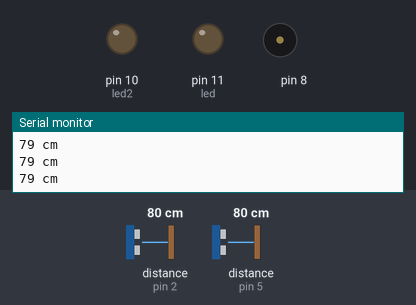
Recording of a sketch running on a simulated Arduino Uno, built with avr-gcc and run on an emulated ATmega328P. Shown: output pins drawn as LEDs (lit = HIGH), buzzer (waves = sounding), the last lines printed to the serial monitor. Wiring (inferred from the names in the program): 2 × ultrasonic range finder: trigger pin 3, echo pin 2 / trigger pin 6, echo pin 5. The inputs (shaded band) are chosen by the test bench; at power-on: distance to the obstacle (sensors on pin 2, pin 5) 80 cm. The echo pulse lasts 58.3 µs per cm; pins used as bus, display or sensor lines are not drawn.

Above: at 1.3 s.
1.4 s: distance to the obstacle (sensor on pin 2) set to 38 cm
2.9 s: distance to the obstacle (sensor on pin 2) set to 33 cm
At 3.21 s:
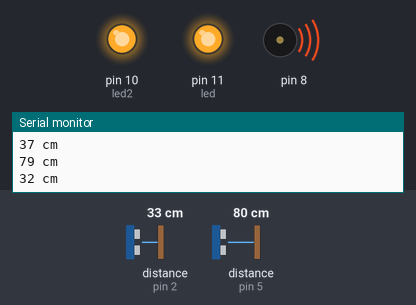
5.9 s: distance to the obstacle (sensor on pin 5) set to 194 cm
8.9 s: distance to the obstacle (sensor on pin 5) set to 203 cm
Timing chart, 0 to 12.9 s (numbered marks = the images above; inputs shaded):
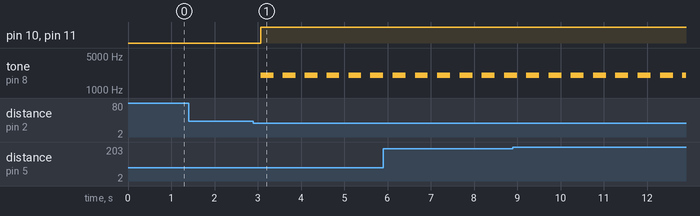

The sketch:

UltraSonic_Sensor.ino
```cpp
#define trigPin 6
#define echoPin 5
#define trigPin2 3
#define echoPin2 2
#define led 11
#define led2 10

void setup() {
  Serial.begin (9600);
  pinMode(trigPin, OUTPUT);
  pinMode(echoPin, INPUT);
  pinMode(trigPin2, OUTPUT);
  pinMode(echoPin2, INPUT);
  pinMode(led, OUTPUT);
  pinMode(led2, OUTPUT);
}

void loop() {
  long duration, distance;
  digitalWrite(trigPin, LOW);  // Added this line
  delayMicroseconds(2); // Added this line
  digitalWrite(trigPin, HIGH);
//  delayMicroseconds(1000); - Removed this line
  delayMicroseconds(10); // Added this line
  digitalWrite(trigPin, LOW);
  duration = pulseIn(echoPin, HIGH);
  distance = (duration/2) / 29.1;

  long duration2, distance2;
  digitalWrite(trigPin2, LOW);  // Added this line
  delayMicroseconds(2); // Added this line
  digitalWrite(trigPin2, HIGH);
  //delayMicroseconds(1000); - Removed this line
  delayMicroseconds(10); // Added this line
  digitalWrite(trigPin2, LOW);
  duration2 = pulseIn(echoPin2, HIGH);
  distance2 = (duration2/2) / 29.1;

  if (distance < 35 || distance2 < 35) {  // This is where the LED On/Off happens
  digitalWrite(led,HIGH);// When the Red condition is met, the Green LED should turn off
  digitalWrite(led2,HIGH);
  tone (8, 2000, 300);
}

  else {
    digitalWrite(led,LOW);
    digitalWrite(led2,LOW);

  }
  if (distance >= 200 || distance <= 0){
    Serial.println("Out of range");
  }
  else {
    Serial.print(distance);
    Serial.println(" cm ");

    Serial.print(distance2);
    Serial.println(" cm ");

  }
  delay(500);
}
```

Measured:
- the behaviour switches between 36 and 35 cm on distance to the obstacle (sensor on pin 2) (found by bisection; images 0 and 1)
- after the input at 2.9 s, pin 10 (led2), pin 11 (led): LOW → HIGH after 0.17 s; tone on pin 8: alternates 2000 Hz for 0.30 s and silent for 0.21 s, starting after 0.17 s
